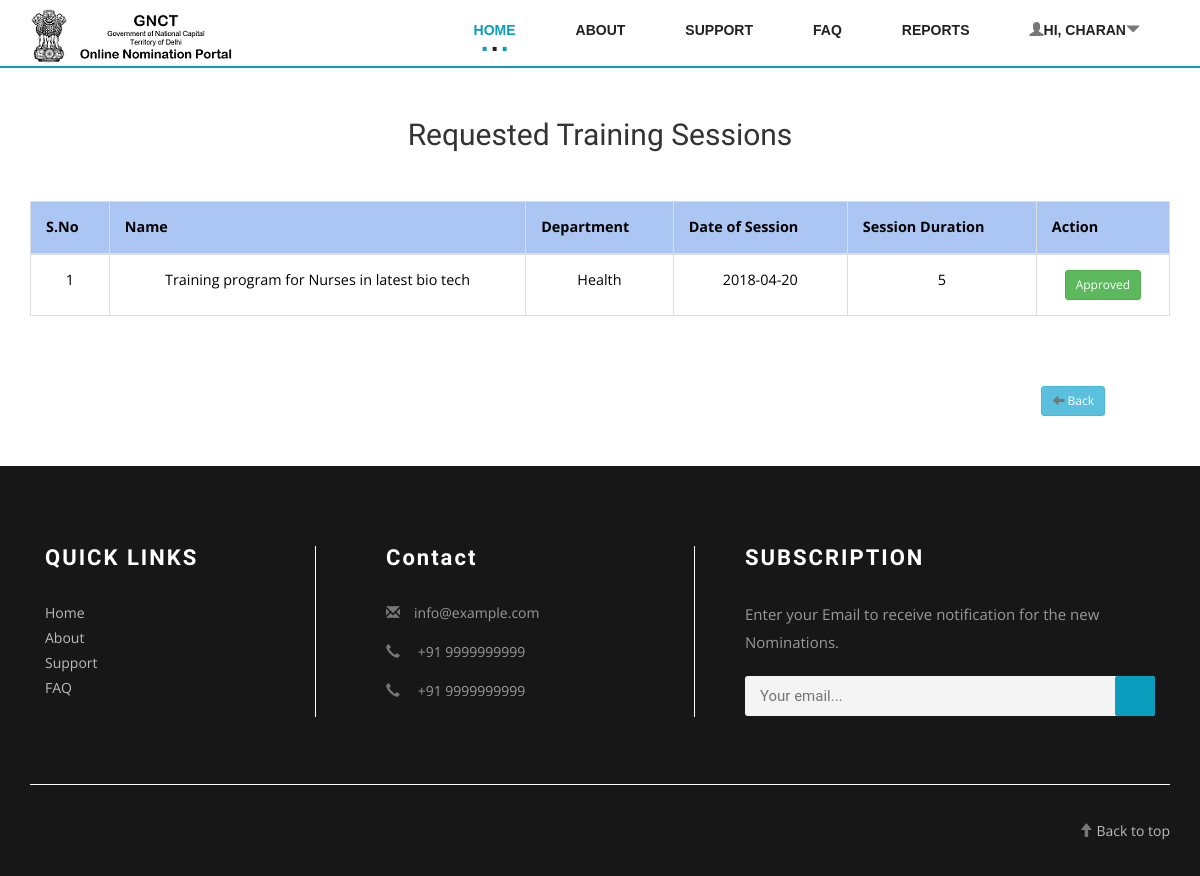
The page /admin/RequestedTrainingSessions.php (signed in) on the database its author committed.
### tables this page shows
CREATE TABLE `nomination_request` (
  `nid` int(11) NOT NULL,
  `title` text NOT NULL,
  `eligibility` text NOT NULL,
  `experience` text NOT NULL,
  `description` text NOT NULL,
  `status` text NOT NULL,
  `date` text NOT NULL,
  `date_of_session` text NOT NULL,
  `last_date_apply` text NOT NULL,
  `allocated` text NOT NULL,
  `dept` text NOT NULL,
  `session_duration` text NOT NULL,
  `verify` text NOT NULL
);

### config/config.php (called while the page is built, shortened)
<?php
function runQuery($query) {
    $conn = mysqli_connect($GLOBALS['host'], $GLOBALS['db_user'], $GLOBALS['db_pass'], $GLOBALS['db_name']);
    $result = mysqli_query($conn, $query);
    while ($row = mysqli_fetch_assoc($result)) {
        $resultset[] = $row;
    }
    if (!empty($resultset)) {
        return $resultset;
    }
}
?>

### admin/session.php (called while the page is built, shortened)
<?php
include_once '../config/config.php';
if ((!empty($_SESSION['admin']['username'])) && (!empty($_SESSION['admin']['password']))) {
    $username = $_SESSION['admin']['username'];
    $checkAdmin = runQuery("SELECT * FROM `admin` a WHERE a.`email` = '$username'");
        ?>
        <?php
} else {
    ?>
    <script>
        window.location = 'index.php';
    </script>
    <?php
}

### admin/RequestedTrainingSessions.php (the view, shortened to what this page needs)
<?php
include_once 'session.php';
?>
<!DOCTYPE html>
<html lang="en">
    <head>
        <link href="../css/bootstrap.css" rel="stylesheet" type="text/css" media="all" />
        <link href="../css/style.css" rel="stylesheet" type="text/css" media="all" />
        <link rel="stylesheet" href="../css/flexslider.css" type="text/css" media="screen" />
        <link rel="stylesheet" href="../css/font-awesome.min.css" />
    </head>
    <body>
        <div style="position:relative !important;" class="header">
            <div class="container">
                <nav class="navbar navbar-default">
                    <div class="navbar-header navbar-left">
                        <h1><a class="navbar-brand" href="../index.php"><img src="../images/logo2.png"></a></h1>
                    </div>
                    <div class="collapse navbar-collapse navbar-right" id="bs-example-navbar-collapse-1">
                        <nav class="cl-effect-13" id="cl-effect-13">
                            <ul class="nav navbar-nav">
                                <li class="active"><a href="../index.php">Home</a></li>
                                <li><a href="../about.php">About</a></li>
                                <li><a href="../support.php">Support</a></li>
                                <li><a href="../faq.php">FAQ</a></li>
                                <li ><a href="reports.php">Reports</a></li>
                                <li class="dropdown" id="login-signup">
                                    <a href="#" class="dropdown-toggle" data-toggle="dropdown">
                                        <span class="glyphicon glyphicon-user" aria-hidden="true"></span>Hi, <?php echo $_SESSION['admin']['name']; ?><span class="glyphicon glyphicon-triangle-bottom" aria-hidden="true"></span>
                                    </a>
                                </li>
                            </ul>
                        </nav>
                    </div>
                </nav>
            </div>
        </div>
        <?php
        $reqTraSes = runQuery("SELECT * FROM `nomination_request` ORDER BY `date` DESC");
        ?>
        <div class="admin-body">
            <?php if (!empty($reqTraSes)) {
                ?>
                <div class="container">
                    <h2 class="text-center margin-50">Requested Training Sessions</h2>
                    <table class="table table-bordered">
                        <thead>
                            <tr>
                                <th>S.No</th>
                                <th>Name</th>
                                <th>Department</th>
                                <th>Date of Session</th>
                                <th>Session Duration</th>
                                <th>Action</th>
                            </tr>
                        </thead>
                        <tbody>
                            <?php
                            foreach ($reqTraSes as $key => $value) {
                                ?>
                                <tr style="text-align: center;">
                                    <td style="cursor:pointer;" onclick="showNomination('<?php echo $reqTraSes[$key]['nid']; ?>', '<?php echo $reqTraSes[$key]['dept']; ?>')" style="margin:5px;"><?php echo $key + 1; ?></td>
                                    <td style="cursor:pointer;" onclick="showNomination('<?php echo $reqTraSes[$key]['nid']; ?>', '<?php echo $reqTraSes[$key]['dept']; ?>')" style="margin:5px;"><?php echo $reqTraSes[$key]['title']; ?></td>
                                    <td style="cursor:pointer;" onclick="showNomination('<?php echo $reqTraSes[$key]['nid']; ?>', '<?php echo $reqTraSes[$key]['dept']; ?>')" style="margin:5px;"><?php echo $reqTraSes[$key]['dept']; ?></td>
                                    <td style="cursor:pointer;" onclick="showNomination('<?php echo $reqTraSes[$key]['nid']; ?>', '<?php echo $reqTraSes[$key]['dept']; ?>')" style="margin:5px;"><?php echo $reqTraSes[$key]['date_of_session']; ?></td>
                                    <td style="cursor:pointer;" onclick="showNomination('<?php echo $reqTraSes[$key]['nid']; ?>', '<?php echo $reqTraSes[$key]['dept']; ?>')" style="margin:5px;"><?php echo $reqTraSes[$key]['session_duration']; ?></td>
                                    <td style="margin:5px;">
                                        <?php if ($reqTraSes[0]['verify'] != 'Y') { ?>
                                            <button id="ApproveReq-<?php echo $reqTraSes[0]['nid']; ?>" onclick="ApproveRequest('<?php echo $reqTraSes[0]['nid']; ?>', '<?php echo $reqTraSes[0]['dept']; ?>')" class="btn btn-info btn-sm"></span> Approve</button>
                                        <?php } else { ?>
                                            <button class="btn btn-success btn-sm"></span> Approved</button>
                                        <?php } ?>
                                    </td>
                                </tr>
                                <?php
                            }
                            ?>
                        </tbody>
                    </table>
                </div>
            <?php } else { ?>
                <h2 class="text-center margin-50">No Training Session Requests Found.</h2>
            <?php } ?>
        </div>
        <div class="container">
            <div class="col-sm-12">
                <button onclick="window.location = 'dashboard.php'" style="float:right;margin:50px;" class="btn btn-info btn-sm"><span class="glyphicon glyphicon-arrow-left" aria-hidden="true"></span> Back</button>
            </div>
        </div>
        <div class="footer-top">
            <div class="container">
                <div class="col-md-3 w3ls-footer-top">
                    <h3>QUICK LINKS</h3>
                    <ul>
                        <li><a href="../index.php">Home</a></li>
                        <li><a href="../about.php">About</a></li>
                        <li><a href="../support.php">Support</a></li>
                        <li><a href="../faq.php">FAQ</a></li>
                    </ul>
                </div>
                <div class="col-md-4 wthree-footer-top">
                    <h3>Contact</h3>
                    <ul>
                        <li><span class="glyphicon glyphicon-envelope" aria-hidden="true"></span><a href="mailto:info@example.com">info@example.com</a></li>
                        <li><span class="glyphicon glyphicon-earphone" aria-hidden="true"></span> +91 9999999999</li>
                        <li><span class="glyphicon glyphicon-earphone" aria-hidden="true"></span> +91 9999999999</li>
                    </ul>
                </div>
                <div class="col-md-5 w3l-footer-top">
                    <h3>SUBSCRIPTION</h3>
                    <p>Enter your Email to receive notification for the new Nominations.</p>
                    <form action="#" method="post" class="newsletter">
                        <input class="email" id="subscription-email" type="email" placeholder="Your email..." required="">
                        <input id="submit-sub" type="submit" class="submit"  value="">
                    </form>
                </div>
                <div class="clearfix"></div>
                <div class="footer-w3layouts">
                    <div class="agileits-social">
                        <p style="cursor: pointer;"><a style="color: #bbbbbb !important;font-size: 14px;" href="#home"><span class="glyphicon glyphicon-arrow-up" aria-hidden="true"></span> Back to top</a></p>
                    </div>
                    <div class="clearfix"></div>
                </div>
            </div>
        </div>
    </body>
</html>

### rows shown on the page
nomination_request: title "Training program for Nurses in latest bio tech", dept "Health", date_of_session "2018-04-20", session_duration "5", verify "Approved"

### other values the page prints
$_SESSION['admin']['name'] "CHARAN"
